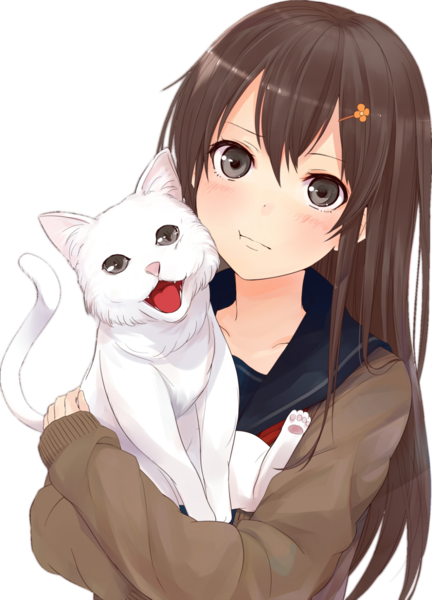
#> input picture .config/fastfetch/images/001.png, 432 x 600 px
$ python acento-fondo.py ../../../.config/fastfetch/images/001.png
#> lines starting #> are read from the running program, lines starting #| are printed output that depends on the picture
#!/usr/bin/env python3
"""
acento-fondo.py — saca la paleta de acentos del shell a partir de un fondo de escritorio.

    acento-fondo.py <ruta-de-la-imagen>

SALIDA: una línea JSON `{"acentos": [3 hex], "brutos": [3 hex]}` por stdout.
`brutos` son los colores tal cual salieron de la imagen y `acentos` los mismos ya
corregidos para que se lean sobre la barra; se devuelven los dos porque cuando un
acento sorprende lo primero que hay que saber es si la culpa es de la extracción o
de la corrección.

SON TRES Y NO UNO, y esto es lo que hace que la barra cambie de verdad. El tema
tiene tres acentos con papeles distintos —el violeta de los workspaces y el reloj,
el azul de los controles, el turquesa de los iconos— y colapsarlos en un color deja
la barra monocroma. Van ordenados por peso: `acentos[0]` es el principal.

CÓDIGOS DE SALIDA: 0 con línea. Cualquier fallo (Pillow ausente, imagen ilegible,
ruta vacía, fondo sin color) sale con 1 y SIN línea, y el llamador se queda con la
paleta de fábrica del tema. Un fondo no puede dejar el shell sin colores.

QUIÉN LO LLAMA: `servicios/fondos/acento.ts` de AGS, cada vez que cambia el fondo
y solo si el ajuste "acento adaptativo" está activado. No lo llama `wallpaper.sh`:
el acento es cosa del shell, no de quien aplica el fondo, y así el arranque de la
sesión —que aplica fondo antes de que AGS exista— no paga esto.

POR QUÉ NO VALEN LOS COLORES DOMINANTES A SECAS
-----------------------------------------------
El dominante de casi cualquier foto es un gris o un marrón apagado, y sobre la
barra (negro casi puro) eso no se distingue del texto atenuado: el acento tiene que
CANTAR. Por eso la puntuación premia la saturación por encima de la cobertura, y
por eso después hay una corrección con suelo de saturación y de luminosidad más una
comprobación de contraste WCAG contra el fondo de la barra. Sin ese suelo, un fondo
de bosque nocturno daba un verde oscuro que sobre negro era ilegible; sin el techo
de la cobertura en la puntuación, cuatro píxeles de neón se llevaban el acento.

⚠️ LA SATURACIÓN HSV NO SIRVE PARA DESCARTAR GRISES, Y ESTE ES EL FALLO MEDIDO
------------------------------------------------------------------------------
`#010000` (negro, a efectos prácticos) tiene saturación **1.0** en HSV, y `#0f1318`
tiene 0.37: filtrar por `s` deja pasar justo los colores cuyo TONO es ruido de
cuantización, y como el tono es lo único que la corrección respeta, el acento
salía inventado. Medido sobre la carpeta real: `gojo.png` (dominante `#010000`)
daba un rojo puro `#f00c0c`, y `arcade_decay_red.png` (`#0f1318`) daba un AZUL.
El filtro que sí discrimina es el **croma absoluto** `max(rgb) - min(rgb)`, que no
se dispara al acercarse al negro ni al blanco. Un fondo de verdad gris (una captura,
un boceto a lápiz) no tiene acento que sacar: se sale con 1 y el tema se queda con
el suyo, que es la respuesta honesta y no un color inventado.
"""

from __future__ import annotations

import colorsys
import json
import sys

# Fondo contra el que se mide el contraste: `$bg-bar` de `estilos/_colores.scss`.
FONDO_BARRA = (8, 8, 12)

# Suelos de la corrección. Son deliberadamente altos: el acento histórico del tema
# es #89b4fa (s=0.45, v=0.98), así que cualquier cosa por debajo se vería como un
# color "roto" al lado del resto de la paleta, no como una elección.
SAT_MIN, SAT_MAX = 0.42, 0.95
VAL_MIN = 0.72
CONTRASTE_MIN = 4.5   # AA de WCAG para texto normal

# Un candidato tiene que tener color de verdad para que su TONO signifique algo.
# El primer umbral es el bueno; el segundo es el segundo intento para fondos de
# paleta apagada (nieblas, sepias) antes de rendirse. Ver la nota del croma arriba.
CROMA_MIN = 24
CROMA_MIN_RELAJADO = 10
VAL_MIN_CANDIDATO, VAL_MAX_CANDIDATO = 0.12, 0.96

# Separación mínima entre los tonos de la paleta, en vueltas de la rueda de color
# (0.07 ≈ 25°). Sin ella los tres acentos salían del mismo cielo azul de la foto y
# el resultado era justo el monocromo que tener tres viene a evitar.
SEPARACION_TONO = 0.07

# Giro para inventar los análogos cuando la imagen no da tonos suficientes
# (0.083 = 30°). Ver `paleta()`.
GIRO_ANALOGO = 0.083


def luminancia(rgb: tuple[int, int, int]) -> float:
    def canal(c: float) -> float:
        c /= 255.0
        return c / 12.92 if c <= 0.03928 else ((c + 0.055) / 1.055) ** 2.4
    r, g, b = (canal(c) for c in rgb)
    return 0.2126 * r + 0.7152 * g + 0.0722 * b


def contraste(a: tuple[int, int, int], b: tuple[int, int, int]) -> float:
    la, lb = luminancia(a), luminancia(b)
    claro, oscuro = max(la, lb), min(la, lb)
    return (claro + 0.05) / (oscuro + 0.05)


def candidatos(ruta: str) -> list[tuple[int, int, int]]:
    """Los colores con color de la imagen, del más 'de la casa' al menos."""
    import warnings

    from PIL import Image

    with warnings.catch_warnings():
        # Un 4K comprimido dispara DecompressionBombWarning de Pillow, que iría a
        # stderr en cada cambio de fondo por una imagen que el usuario eligió a mano.
        warnings.simplefilter("ignore")
        with Image.open(ruta) as im:
#> im is the input picture: PIL image 432x600 RGBA; mean R, G, B, A 125.6, 107.2, 101.3, 190.4
            im = im.convert("RGB")
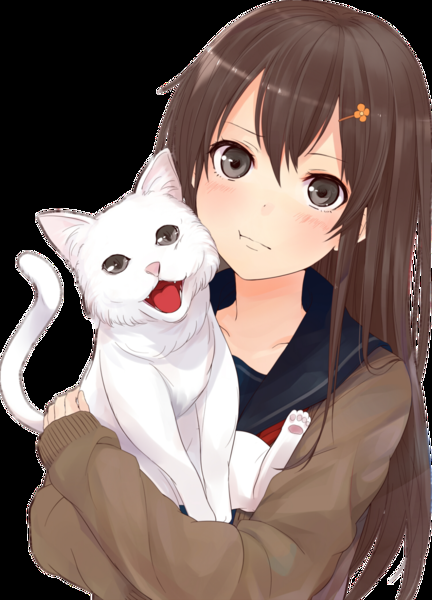
#> im: PIL image 432x600 RGB; mean R, G, B 125.6, 107.2, 101.3
            # 160 px de lado basta: buscamos la paleta, no el detalle, y esto deja el
            # coste por debajo de los 200 ms incluso con un 4K.
            im.thumbnail((160, 160))
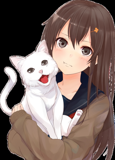
#> im: PIL image 115x160 RGB; mean R, G, B 125.7, 107.3, 101.4
            # 24 colores y no 16: con tres acentos que sacar hacen falta más tonos
            # sobre la mesa para que la separación mínima tenga de dónde elegir.
            cuantizada = im.quantize(colors=24, method=Image.Quantize.MEDIANCUT)
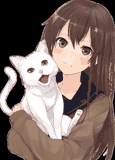
#> cuantizada: PIL image 115x160 P; mean R, G, B 125.8, 107.6, 101.4
            colores = cuantizada.convert("RGB").getcolors(maxcolors=1 << 16) or []
#> colores = 24 items

    if not colores:
        return []

    total = sum(n for n, _ in colores)
#> total = 18400

    def puntuar(croma_min: int) -> list[tuple[int, int, int]]:
#> called with croma_min = 24
        puntuados = []
        for n, rgb in colores:
            if max(rgb) - min(rgb) < croma_min:
                continue
            _, s, v = colorsys.rgb_to_hsv(*(c / 255 for c in rgb))
            if not (VAL_MIN_CANDIDATO <= v <= VAL_MAX_CANDIDATO):
                continue
            cobertura = n / total
            # La cobertura entra con exponente < 1 para APLASTAR su ventaja: un color
            # que ocupa el 40 % solo vale ~2,3 veces uno que ocupa el 3 %, no 13. Así
            # el cielo de una foto no gana siempre por tamaño.
            puntos = (cobertura ** 0.45) * (0.10 + s) * (0.35 + min(v, 0.9))
            puntuados.append((puntos, rgb))
#> this loop made 24 passes
#> (n, rgb, s, v, cobertura, puntos) on passes 5, 6, 7, 8, 9, 10, 15, 16, 17, 18, 19, 20: (684, (163, 130, 111), 0.319, 0.639, 0.0372, 0.0942), (747, (148, 119, 101), 0.318, 0.58, 0.0406, 0.0919), (766, (140, 110, 91), 0.35, 0.549, 0.0416, 0.0968), (1115, (100, 71, 65), 0.35, 0.392, 0.0606, 0.0946), (984, (93, 67, 63), 0.323, 0.365, 0.0535, 0.0809), (980, (83, 53, 49), 0.41, 0.325, 0.0533, 0.092), (421, (199, 165, 156), 0.216, 0.78, 0.0229, 0.0653), (480, (152, 126, 110), 0.276, 0.596, 0.0261, 0.069), (659, (146, 114, 94), 0.356, 0.573, 0.0358, 0.0941), (712, (129, 103, 92), 0.287, 0.506, 0.0387, 0.0766), (653, (118, 88, 80), 0.322, 0.463, 0.0355, 0.0764), (797, (107, 81, 76), 0.29, 0.42, 0.0433, 0.073)
#> (n, rgb) on passes 1, 4, 11, 12, 14, 22: (972, (255, 255, 255)), (582, (213, 198, 201)), (382, (253, 253, 252)), (605, (248, 243, 242)), (637, (229, 220, 224)), (766, (31, 30, 42))
#> after the loop, puntuados = 13 items
        puntuados.sort(key=lambda par: par[0], reverse=True)
        return [rgb for _, rgb in puntuados]

    return puntuar(CROMA_MIN) or puntuar(CROMA_MIN_RELAJADO)


def distancia_tono(a: float, b: float) -> float:
    """Separación entre dos tonos en la rueda de color, en vueltas (0..0.5)."""
    d = abs(a - b) % 1.0
    return min(d, 1.0 - d)


def paleta(ruta: str, cuantos: int = 3) -> list[tuple[int, int, int]]:
    """Los `cuantos` colores más de la casa, con TONOS DISTINTOS entre sí.

    La separación mínima es el punto: sin ella los tres salen del mismo cielo azul
    de la foto y el resultado es el monocromo que tener tres viene a evitar.

    Y cuando la imagen de verdad no tiene tantos tonos (un fondo carmesí entero) no
    se repite el mismo color: se GIRA el principal para sacar sus análogos, que da
    una paleta armónica en vez de tres copias del mismo acento.
    """
    elegidos: list[tuple[int, int, int]] = []
    tonos: list[float] = []
    for rgb in candidatos(ruta):
        h, _, _ = colorsys.rgb_to_hsv(*(c / 255 for c in rgb))
#> h = 0.0646
        if all(distancia_tono(h, t) >= SEPARACION_TONO for t in tonos):
            elegidos.append(rgb)
            tonos.append(h)
            if len(elegidos) == cuantos:
                return elegidos

    if not elegidos:
        raise ValueError("fondo sin color del que sacar un acento")

    # El giro alterna de signo para que los derivados caigan a lado y lado del
    # principal en la rueda, en vez de amontonarse todos hacia el mismo sitio.
    h, s, v = colorsys.rgb_to_hsv(*(c / 255 for c in elegidos[0]))
    giros = [GIRO_ANALOGO, -GIRO_ANALOGO, 2 * GIRO_ANALOGO]
    while len(elegidos) < cuantos:
        giro = giros[len(elegidos) - 1]
        elegidos.append(tuple(round(c * 255) for c in colorsys.hsv_to_rgb((h + giro) % 1.0, s, v)))
    return elegidos


def corregir(rgb: tuple[int, int, int]) -> tuple[int, int, int]:
    """Sube el color hasta que se lea sobre la barra, conservando su TONO."""
#> called with rgb = (140, 110, 91)
    h, s, v = colorsys.rgb_to_hsv(*(c / 255 for c in rgb))
    # El tono es lo único intocable: es lo que ata el acento al fondo. Saturación
    # y luminosidad son negociables porque de ellas depende que se vea.
    s = min(max(s, SAT_MIN), SAT_MAX)
    v = max(v, VAL_MIN)

    def a_rgb(h: float, s: float, v: float) -> tuple[int, int, int]:
        return tuple(round(c * 255) for c in colorsys.hsv_to_rgb(h, s, v))

    # Primero se sube el brillo, que es lo que menos desvirtúa el tono.
    while v < 1.0 and contraste(a_rgb(h, s, v), FONDO_BARRA) < CONTRASTE_MIN:
        v = min(1.0, v + 0.02)
    # Y solo si con v=1 sigue sin llegar (azules y rojos puros, que son oscuros por
    # naturaleza) se lava la saturación: mejor un acento pastel que uno ilegible.
    while s > 0.20 and contraste(a_rgb(h, s, v), FONDO_BARRA) < CONTRASTE_MIN:
        s -= 0.02

    return a_rgb(h, s, v)


def hexa(rgb: tuple[int, int, int]) -> str:
    return "#%02x%02x%02x" % rgb


def main(argv: list[str]) -> int:
    args = [a for a in argv[1:] if not a.startswith("--")]
    if not args:
        return 1
    try:
        brutos = paleta(args[0])
    except Exception:
        return 1
    print(json.dumps({
        "acentos": [hexa(corregir(rgb)) for rgb in brutos],
        "brutos": [hexa(rgb) for rgb in brutos],
    }))
    return 0


if __name__ == "__main__":
    sys.exit(main(sys.argv))
#> (the program exits here)
